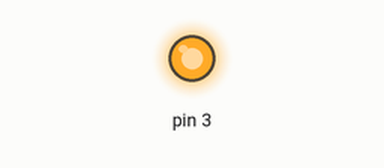
Recording of a sketch running on a simulated Arduino Uno, built with avr-gcc and run on an emulated ATmega328P. Parts: output pins drawn as LEDs (lit = HIGH).

Above: at 0.1 s.
Timing chart, 0 to 1.6 s (numbered marks = the images above):
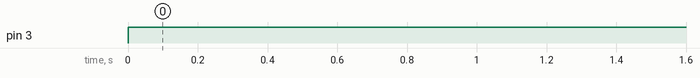

The sketch:

7._Program_for_water_pump.ino
```cpp
void setup() {
  pinMode(3, OUTPUT);
}

void loop() {
  digitalWrite(3, HIGH);
  delay(1000);
  digitalWrite(3, HIGH);
  delay(1000);

}
```

Measured:
- by itself, pin 3: LOW → HIGH at 0.00 s
